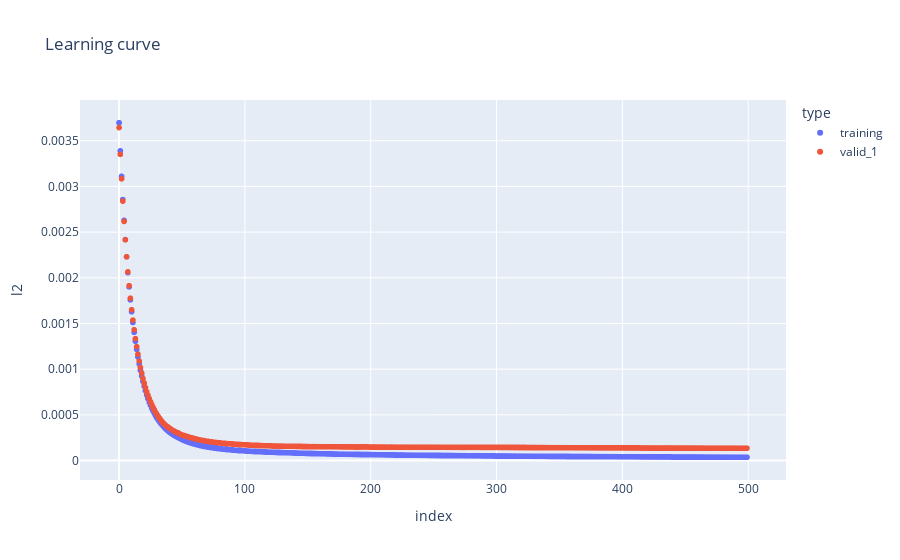

Notebook source saved alongside this figure:
### Code cell
# num_leaves << 2^(max_depth)

lgb_reg = LGBMRegressor(
    boosting_type='gbdt',
    num_leaves=5,
    max_depth=2,
    learning_rate=0.05,
    n_estimators=500,
# #     subsample_for_bin=500,
    objective='regression',
# #     class_weight=None,
# #     min_split_gain=0,
# #     min_child_weight=0.001,
    min_child_samples=5,
# #     subsample=0.8,
# #     subsample_freq=30,
#     colsample_bytree=0.9,
# #     colsample_bynode=0.1,
    reg_alpha=0.1,
#     reg_lambda=0.05,
    random_state=None,
    n_jobs=-1,
    silent=True,
    importance_type='split'
)

lgbm = lgb_reg.fit(X=X_train, y=y_train,
                  eval_set = eval_set, verbose=0)

y_pred_train = lgbm.predict(X_train)
y_pred_val = lgbm.predict(X_val)

train_rmse = mean_squared_error(y_true=y_train, y_pred=y_pred_train, squared=False)
val_rmse = mean_squared_error(y_true=y_val, y_pred=y_pred_val, squared=False)
print(f'RMSE Train: {train_rmse: .8f}')
print(f'RMSE Valid: {val_rmse: .8f}\tRatio (val/train): {val_rmse/train_rmse: .5f}')

plot_lgb_history(lgbm)

### Figure 1 — Plotly figure (JSON) as saved in the notebook; plotly's stock layout.template omitted (floating-point values rounded to 4 significant figures; data arrays with more than 128 entries replaced by an {"elided": "..."} marker saying what was removed)
{"data": [{"hovertemplate": "type=training<br>index=%{x}<br>l2=%{y}<extra></extra>", "legendgroup": "training", "marker": {"color": "#636efa", "symbol": "circle"}, "mode": "markers", "name": "training", "showlegend": true, "type": "scattergl", "x": {"elided": "1000 int values"}, "xaxis": "x", "y": {"elided": "1000 float values"}, "yaxis": "y"}, {"hovertemplate": "type=valid_1<br>index=%{x}<br>l2=%{y}<extra></extra>", "legendgroup": "valid_1", "marker": {"color": "#EF553B", "symbol": "circle"}, "mode": "markers", "name": "valid_1", "showlegend": true, "type": "scattergl", "x": {"elided": "500 int values"}, "xaxis": "x", "y": {"elided": "500 float values"}, "yaxis": "y"}], "layout": {"legend": {"title": {"text": "type"}, "tracegroupgap": 0}, "title": {"text": "Learning curve"}, "xaxis": {"anchor": "y", "domain": [0, 1], "title": {"text": "index"}}, "yaxis": {"anchor": "x", "domain": [0, 1], "title": {"text": "l2"}}}}
